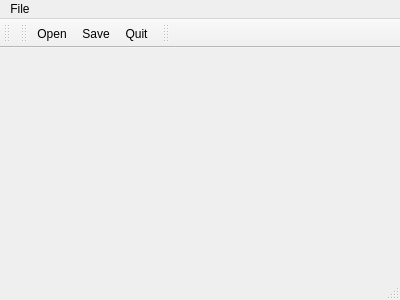
<?xml version="1.0" encoding="UTF-8"?>
<ui version="4.0">
 <class>MainWindow</class>
 <widget class="QMainWindow" name="MainWindow">
  <property name="geometry">
   <rect>
    <x>0</x>
    <y>0</y>
    <width>400</width>
    <height>300</height>
   </rect>
  </property>
  <property name="windowTitle">
   <string>MainWindow</string>
  </property>
  <widget class="QWidget" name="centralWidget"/>
  <widget class="QMenuBar" name="menuBar">
   <property name="geometry">
    <rect>
     <x>0</x>
     <y>0</y>
     <width>400</width>
     <height>21</height>
    </rect>
   </property>
   <widget class="QMenu" name="menuFile">
    <property name="title">
     <string>File</string>
    </property>
    <addaction name="actionOpen"/>
    <addaction name="actionSave"/>
    <addaction name="separator"/>
    <addaction name="actionQuit"/>
   </widget>
   <addaction name="menuFile"/>
  </widget>
  <widget class="QToolBar" name="mainToolBar">
   <attribute name="toolBarArea">
    <enum>TopToolBarArea</enum>
   </attribute>
   <attribute name="toolBarBreak">
    <bool>false</bool>
   </attribute>
  </widget>
  <widget class="QStatusBar" name="statusBar"/>
  <widget class="QToolBar" name="toolBar">
   <property name="windowTitle">
    <string>toolBar</string>
   </property>
   <attribute name="toolBarArea">
    <enum>TopToolBarArea</enum>
   </attribute>
   <attribute name="toolBarBreak">
    <bool>false</bool>
   </attribute>
   <addaction name="actionOpen"/>
   <addaction name="actionSave"/>
   <addaction name="actionQuit"/>
  </widget>
  <widget class="QToolBar" name="toolBar_2">
   <property name="windowTitle">
    <string>toolBar_2</string>
   </property>
   <attribute name="toolBarArea">
    <enum>TopToolBarArea</enum>
   </attribute>
   <attribute name="toolBarBreak">
    <bool>false</bool>
   </attribute>
  </widget>
  <action name="actionOpen">
   <property name="text">
    <string>Open</string>
   </property>
  </action>
  <action name="actionSave">
   <property name="text">
    <string>Save</string>
   </property>
   <property name="toolTip">
    <string>Save File</string>
   </property>
  </action>
  <action name="actionQuit">
   <property name="text">
    <string>Quit</string>
   </property>
  </action>
 </widget>
 <layoutdefault spacing="6" margin="11"/>
 <resources/>
 <connections/>
</ui>
